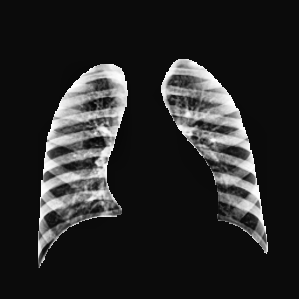
#> input picture COVID-19_Radiography_Dataset_split/test/Normal/Normal-1131.png, 299 x 299 px, given in place of Normal-1.png, which was not available
$ jupyter execute --allow-errors etude_sans_masque.ipynb   (text cells are left out)
#> lines starting #> are read from the running program, lines starting #| are printed output that depends on the picture; pictures that were not available may be replaced by others from this repository, and a replacement may not be noted
[cell 1]
import numpy as np
import cv2
import matplotlib.pyplot as plt
import fnmatch
import os
import seaborn as sns

workingpath="/Users/antoine/Desktop/Liora/Projet"
normal_files="/COVID-19_Radiography_Dataset/Normal"
covid_files="/COVID-19_Radiography_Dataset/COVID"
lungOpacity_files="/COVID-19_Radiography_Dataset/Lung_Opacity"
viralPneumonia_files="/COVID-19_Radiography_Dataset/Viral Pneumonia"

size_img=299

[cell 2]
nb_files_Normal=len(fnmatch.filter(os.listdir(workingpath+normal_files+"/images/"), "*.png"))
all_img_Normal = np.zeros((size_img, size_img, nb_files_Normal),  dtype=np.uint8)
for i in range(0, nb_files_Normal):
    img_Normal = cv2.imread(workingpath+normal_files +"/images/Normal-"+str(i+1)+".png")
#> img_Normal is the input picture: shape (299, 299, 3); min 3, max 255, mean 39.4
    img_Normal= cv2.cvtColor(img_Normal, cv2.COLOR_BGR2GRAY)
#> img_Normal: shape (299, 299)
    # [5 lines of commented-out code are left out]
    all_img_Normal[:,:,i] = img_Normal

[cell 3]
nb_files_Covid=len(fnmatch.filter(os.listdir(workingpath+covid_files+"/images/"), "*.png"))
all_img_Covid = np.zeros((size_img, size_img, nb_files_Covid),  dtype=np.uint8)
for i in range(0, nb_files_Covid):
    img_Covid = cv2.imread(workingpath+covid_files +"/images/COVID-"+str(i+1)+".png")
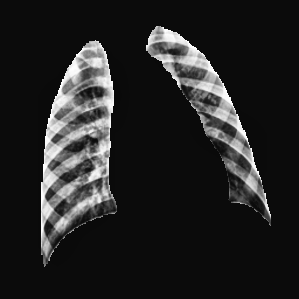
#> input picture COVID-19_Radiography_Dataset_split/test/Normal/Normal-1219.png, 299 x 299 px, given in place of COVID-1.png, which was not available
#> img_Covid is the input picture: shape (299, 299, 3); min 8, max 255, mean 36.6
    img_Covid= cv2.cvtColor(img_Covid, cv2.COLOR_BGR2GRAY)
#> img_Covid: shape (299, 299)
    # [5 lines of commented-out code are left out]
    all_img_Covid[:,:,i] = img_Covid

[cell 4]
nb_files_LungOpacity=len(fnmatch.filter(os.listdir(workingpath+lungOpacity_files+"/images/"), "*.png"))
all_img_LungOpacity = np.zeros((size_img, size_img, nb_files_LungOpacity),  dtype=np.uint8)
for i in range(0, nb_files_LungOpacity):
    img_LungOpacity = cv2.imread(workingpath+lungOpacity_files +"/images/Lung_Opacity-"+str(i+1)+".png")
    img_LungOpacity = cv2.cvtColor(img_LungOpacity, cv2.COLOR_BGR2GRAY)
    # [5 lines of commented-out code are left out]
    all_img_LungOpacity[:,:,i] = img_LungOpacity

[cell 5]
nb_files_ViralPneumonia=len(fnmatch.filter(os.listdir(workingpath+viralPneumonia_files+"/images/"), "*.png"))
all_img_ViralPneumonia = np.zeros((size_img, size_img, nb_files_ViralPneumonia),  dtype=np.uint8)
#> (the rest of this cell did not finish here and is left out)

[cell 6]
nb_img_normal=all_img_Normal.shape[2]
#> nb_img_normal = 1
nb_img_covid=all_img_Covid.shape[2]
#> nb_img_covid = 1
nb_img_LO=all_img_LungOpacity.shape[2]
#> nb_img_LO = 1
nb_img_VP=all_img_ViralPneumonia.shape[2]

print("Images Normal",nb_img_normal)
#| Images Normal 1
print("Images Covid", nb_img_covid)
#| Images Covid 1
print("Images Lung Opacity", nb_img_LO)
#| Images Lung Opacity 1
print("Images Viral Pneumonia", nb_img_VP)

dict={"Normal":nb_img_normal, "Covid":nb_img_covid, "Lung Opacity":nb_files_LungOpacity, "Viral pneumonia":nb_files_ViralPneumonia}

fig3=plt.figure(figsize=(7,7))

plt.barh(dict.keys(), dict.values(), color=["gray", "darkblue", "orange", "red"])

plt.title("Nombre d'images dans les différents dossiers")
plt.show()
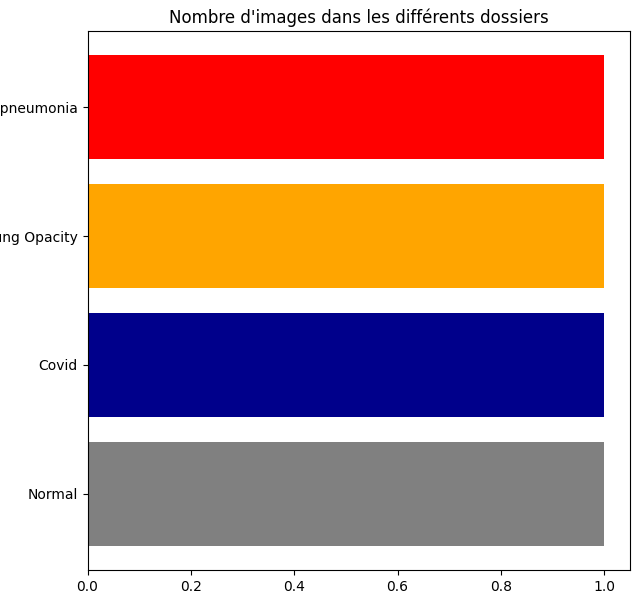
#> figure drawn by matplotlib, 1 panel

[cell 7]
fig1=plt.figure(figsize=(9,14))

ax1=plt.subplot(4,2,1)
plt.imshow(all_img_Normal[:,:,0], cmap="gray")

ax2=plt.subplot(4,2,2)
sns.distplot(all_img_Normal[:,:,0])
plt.title("Répartition des pixels de la première image Normal")

ax3=plt.subplot(4,2,3)
plt.imshow(all_img_Covid[:,:,0], cmap="gray")

ax4=plt.subplot(4,2,4, sharey=ax2)
sns.distplot(all_img_Covid[:,:,0])
plt.title("Répartition des pixels de la première image Covid")

ax5=plt.subplot(4,2,5)
plt.imshow(all_img_LungOpacity[:,:,0], cmap="gray")

ax6=plt.subplot(4,2,6, sharey=ax2)
sns.distplot(all_img_LungOpacity[:,:,0])
plt.title("Répartition des pixels de la première image Lunig Opacity")

ax7=plt.subplot(4,2,7)
plt.imshow(all_img_ViralPneumonia[:,:,0], cmap="gray")

ax8=plt.subplot(4,2,8, sharey=ax2)
sns.distplot(all_img_ViralPneumonia[:,:,0])
plt.title("Répartition des pixels de la première image Viral pneumonia")

plt.show()
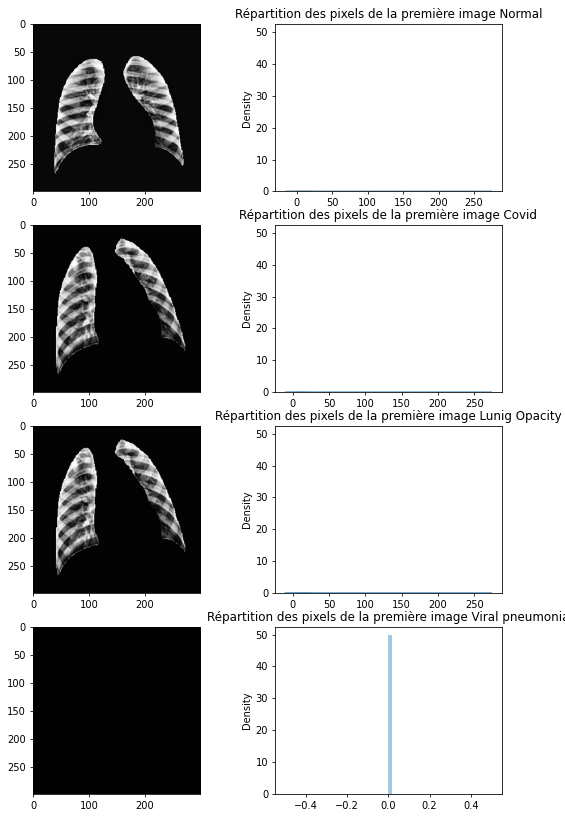
#> figure drawn by matplotlib, 8 panels; panel 2: tallest bar 0.154 high, from x = 8.04 to 13.08; panel 2: curve peaks at x = 11.53, y = 0.0485; panel 4: tallest bar 0.161 high, from x = 8 to 12.94; panel 4: curve peaks at x = 11.19, y = 0.0524

[cell 8]
img=all_img_Normal
img_moy=all_img_Normal.mean(axis=-1)
img_std=all_img_Normal.std(axis=-1)
#> img_std: shape (299, 299) float64; every value is 0
img_med=np.median(all_img_Normal, axis=-1)

imgC=all_img_Covid
imgC_moy=imgC.mean(axis=-1)
imgC_std=all_img_Normal.std(axis=-1)
imgC_med=np.median(all_img_Covid, axis=-1)

imgLO=all_img_LungOpacity
imgLO_moy=imgLO.mean(axis=-1)
imgLO_std=all_img_LungOpacity.std(axis=-1)
imgLO_med=np.median(all_img_LungOpacity, axis=-1)

imgVP=all_img_ViralPneumonia
imgVP_moy=imgVP.mean(axis=-1)
imgVP_std=imgVP.std(axis=-1)
imgVP_med=np.median(all_img_ViralPneumonia, axis=-1)

[cell 9]
fig2=plt.figure(figsize=(18,13))

ax1=plt.subplot(3,4,1)

plt.imshow(img_moy, cmap="gray", interpolation=None)
plt.title("image moy. Normal")

ax2=plt.subplot(3,4,2)

plt.imshow(imgC_moy, cmap="gray")
plt.title("image moy. Covid")

ax3=plt.subplot(3,4,3)

plt.imshow(imgLO_moy, cmap="gray", interpolation=None)
plt.title("image moy. Lung Opacity")

ax4=plt.subplot(3,4,4)

plt.imshow(imgVP_moy, cmap="gray")
plt.title("image moy. Viral Pneumonia")

ax5=plt.subplot(3,4,5)
plt.imshow(img_std, cmap="gray")
plt.title("std image normale")

ax6=plt.subplot(3,4,6)
plt.imshow(imgC_std, cmap="gray")
plt.title("std image Covid")

ax7=plt.subplot(3,4,7)
plt.imshow(imgLO_std, cmap="gray")
plt.title("std image Lung Opacity")

ax8=plt.subplot(3,4,8)
plt.imshow(imgVP_std, cmap="gray")
plt.title("std image Viral Pneumonia")

ax9=plt.subplot(3,4,9)
plt.imshow(img_med, cmap="gray")
plt.title("médiane image normale")

ax10=plt.subplot(3,4,10)
plt.imshow(imgC_med, cmap="gray")
plt.title("médiane image Covid")

ax11=plt.subplot(3,4,11)
plt.imshow(imgLO_med, cmap="gray")
plt.title("médiane image Lung Opacity")

ax12=plt.subplot(3,4,12)
plt.imshow(imgVP_med, cmap="gray")
plt.title("médiane image Viral Pneumonia")

plt.show()

[cell 10]
fig3=plt.figure(figsize=(18,13))

ax1=plt.subplot(3,4,1)
plt.hist(img_moy.flatten(), bins=50)
plt.title("hist image moy. normale")

ax2=plt.subplot(3,4,2, sharey=ax1)
plt.hist(imgC_moy.flatten(), bins=50)
plt.title("hist image moy. Covid")

ax3=plt.subplot(3,4,3, sharey=ax1)
plt.hist(imgLO_moy.flatten(), bins=50)
plt.title("hist image moy. Lung Opacity")

ax4=plt.subplot(3,4,4, sharey=ax1)
plt.hist(imgVP_moy.flatten(), bins=50)
plt.title("hist image moy. Viral Pneumonia")

ax5=plt.subplot(3,4,5)
plt.hist(img_std.flatten(), bins=50)
plt.title("hist image std normale")

ax6=plt.subplot(3,4,6, sharey=ax1)
plt.hist(imgC_std.flatten(), bins=50)
plt.title("hist image std Covid")

ax7=plt.subplot(3,4,7, sharey=ax1)
plt.hist(imgLO_std.flatten(), bins=50)
plt.title("hist image std Lung Opacity")

ax8=plt.subplot(3,4,8, sharey=ax1)
plt.hist(imgVP_std.flatten(), bins=50)
plt.title("hist image std Viral Pneumonia")

ax9=plt.subplot(3,4,9)
plt.hist(img_med.flatten(), bins=50)
plt.title("hist image médiane normale")

ax10=plt.subplot(3,4,10, sharey=ax1)
plt.hist(imgC_med.flatten(), bins=50)
plt.title("hist image médiane Covid")

ax11=plt.subplot(3,4,11, sharey=ax1)
plt.hist(imgLO_med.flatten(), bins=50)
plt.title("hist image médiane Lung Opacity")

ax12=plt.subplot(3,4,12, sharey=ax1)
plt.hist(imgVP_med.flatten(), bins=50)
plt.title("hist image médiane Viral Pneumonia")

plt.show()
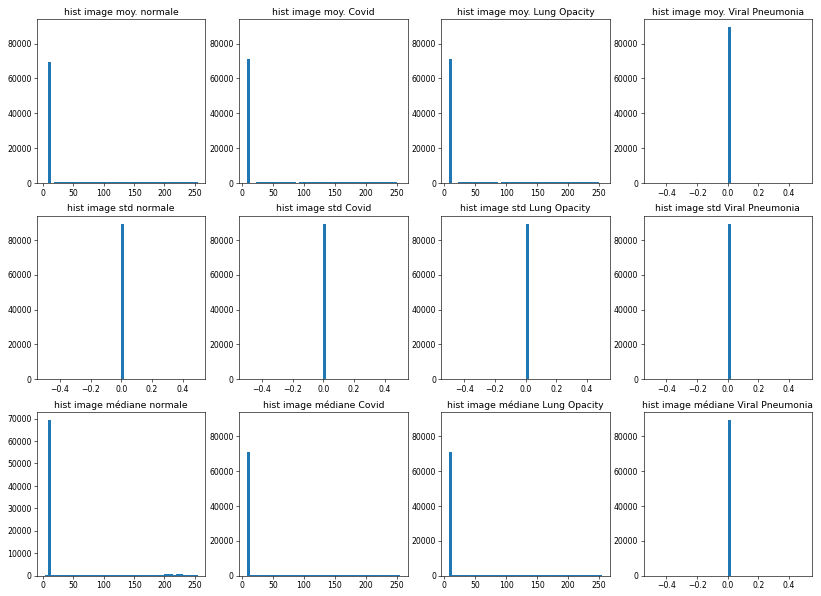
#> figure drawn by matplotlib, 12 panels; panel 1: tallest bar 69435 high, from x = 8.04 to 13.08; panel 2: tallest bar 71007 high, from x = 8 to 12.94; panel 3: tallest bar 71007 high, from x = 8 to 12.94; panel 4: tallest bar 89401 high, from x = 0 to 0.02

[cell 11]
fig4=plt.figure(figsize=(18,13))

ax1=plt.subplot(3,4,1)
sns.distplot(img_moy.flatten())
plt.title("hist image moy. normale")

ax2=plt.subplot(3,4,2, sharey=ax1)
sns.distplot(imgC_moy.flatten(), bins=50)
plt.title("hist image moy. Covid")

ax3=plt.subplot(3,4,3, sharey=ax1)
sns.distplot(imgLO_moy.flatten(), bins=50)
plt.title("hist image moy. Lung Opacity")

ax4=plt.subplot(3,4,4, sharey=ax1)
sns.distplot(imgVP_moy.flatten(), bins=50)
plt.title("hist image moy. Viral Pneumonia")

ax5=plt.subplot(3,4,5)
sns.distplot(img_std.flatten(), bins=50)
plt.title("hist image std normale")

ax6=plt.subplot(3,4,6, sharey=ax1)
sns.distplot(imgC_std.flatten(), bins=50)
plt.title("hist image std Covid")

ax7=plt.subplot(3,4,7, sharey=ax1)
sns.distplot(imgLO_std.flatten(), bins=50)
plt.title("hist image std Lung Opacity")

ax8=plt.subplot(3,4,8, sharey=ax1)
sns.distplot(imgVP_std.flatten(), bins=50)
plt.title("hist image std Viral Pneumonia")

ax9=plt.subplot(3,4,9)
sns.distplot(img_med.flatten(), bins=50)
plt.title("hist image médiane normale")

ax10=plt.subplot(3,4,10, sharey=ax1)
sns.distplot(imgC_med.flatten(), bins=50)
plt.title("hist image médiane Covid")

ax11=plt.subplot(3,4,11, sharey=ax1)
sns.distplot(imgLO_med.flatten(), bins=50)
plt.title("hist image médiane Lung Opacity")

ax12=plt.subplot(3,4,12, sharey=ax1)
sns.distplot(imgVP_med.flatten(), bins=50)
plt.title("hist image médiane Viral Pneumonia")

plt.show()
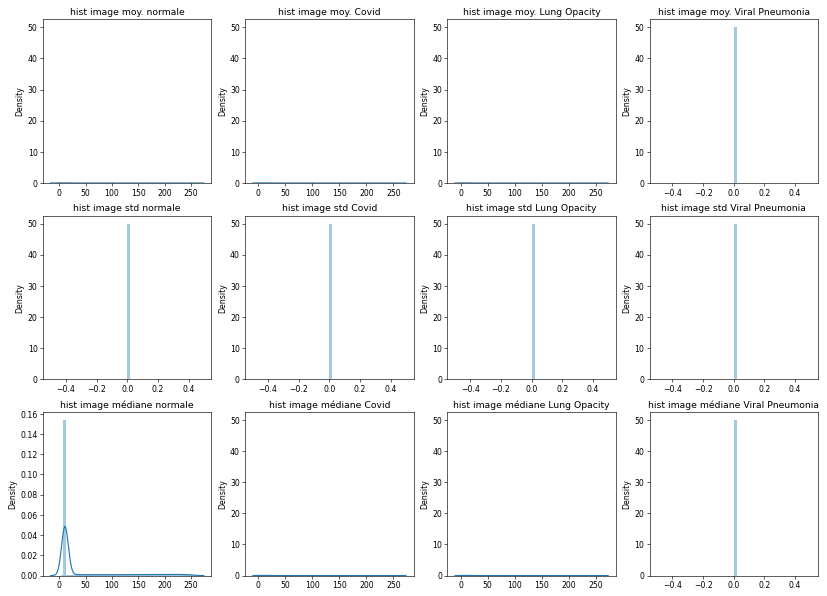
#> figure drawn by matplotlib, 12 panels; panel 1: tallest bar 0.154 high, from x = 8.04 to 13.08; panel 1: curve peaks at x = 11.53, y = 0.0485; panel 2: tallest bar 0.161 high, from x = 8 to 12.94; panel 2: curve peaks at x = 11.19, y = 0.0524
